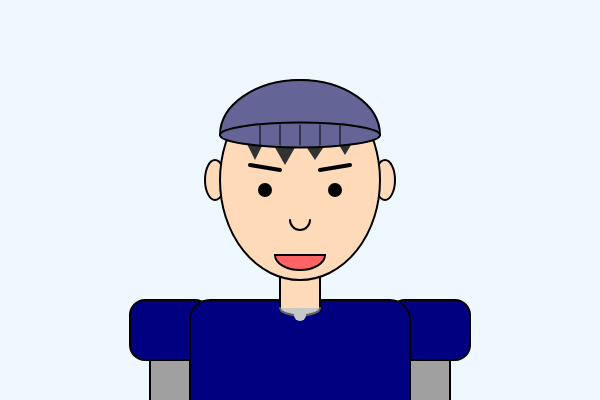
Frame 1 (no input)
Frame 2 (the mouse pressed at the canvas centre, redrawn once): identical to frame 1, image omitted

The p5.js sketch that drew this single still picture (run headless with seeded random() and noise() and a simulated clock; the mouse was pressed at the canvas centre and the sketch redrawn once):

// p5.js sketch
// ── sketch.js
function setup() {
  createCanvas(600, 400);
  noLoop(); 
}

function draw() {
  background(240, 248, 255);

  stroke(0);
  strokeWeight(2);
  
  // 회색 긴팔
  fill(160);
  rect(150, 320, 50, 100, 10);
  rect(400, 320, 50, 100, 10);

  // 남색 반팔
  fill(0, 0, 128);
  rect(130, 300, 80, 60, 15);
  rect(390, 300, 80, 60, 15);
  rect(190, 300, 220, 150, 20);

  // 목
  fill(255, 218, 185);
  rect(280, 250, 40, 60);

  // 귀
  fill(255, 218, 185);
  ellipse(215, 180, 20, 40);
  ellipse(385, 180, 20, 40);

  // 얼굴
  ellipse(300, 180, 160, 200);

  // 삐죽삐죽한 머리카락 (비니 아래로 튀어나옴)
  fill(50);
  noStroke();
  
  triangle(240, 130, 255, 160, 270, 130);
  triangle(265, 130, 285, 165, 305, 130);
  triangle(295, 130, 315, 160, 335, 130);
  triangle(330, 130, 345, 155, 360, 130);


  // 비니 (모자 본체와 챙을 제거하고, 부드러운 형태로 덮기)
  fill(100, 100, 150); // 비니 몸체 색상
  stroke(0);
  strokeWeight(2);
  
  // 부드럽게 둥근 비니 윗부분
  arc(300, 135, 160, 110, PI, TWO_PI, CHORD);
  
  // 비니의 아래 접힌 부분 (부드러운 타원)
  ellipse(300, 135, 160, 25);
  
  // 비니 질감 (세로줄로 니트 느낌 표현)
  strokeWeight(1);
  line(260, 125, 260, 145);
  line(280, 125, 280, 145);
  line(300, 125, 300, 145);
  line(320, 125, 320, 145);
  line(340, 125, 340, 145);

  // 목걸이 추가 (회색 옷 깃 주변에 은색 체인과 펜던트)
  fill(200); // 은색
  stroke(100);
  strokeWeight(2);
  
  // 은색 체인 (목 아래로 흐르는 간단한 아크)
  arc(300, 308, 40, 15, HALF_PI, PI);
  arc(300, 308, 40, 15, 0, HALF_PI);
  
  // 은색 펜던트 (간단한 원판)
  fill(200);
  noStroke();
  ellipse(300, 315, 12, 12);

  // 눈썹
  stroke(0);
  strokeWeight(4);
  line(250, 165, 280, 170);
  line(350, 165, 320, 170);

  // 눈
  strokeWeight(2);
  fill(0);
  ellipse(265, 190, 12, 12);
  ellipse(335, 190, 12, 12);

  // 코
  noFill();
  arc(300, 220, 20, 20, 0, PI);

  // 입
  fill(255, 100, 100);
  arc(300, 255, 50, 30, 0, PI, CHORD);
}
